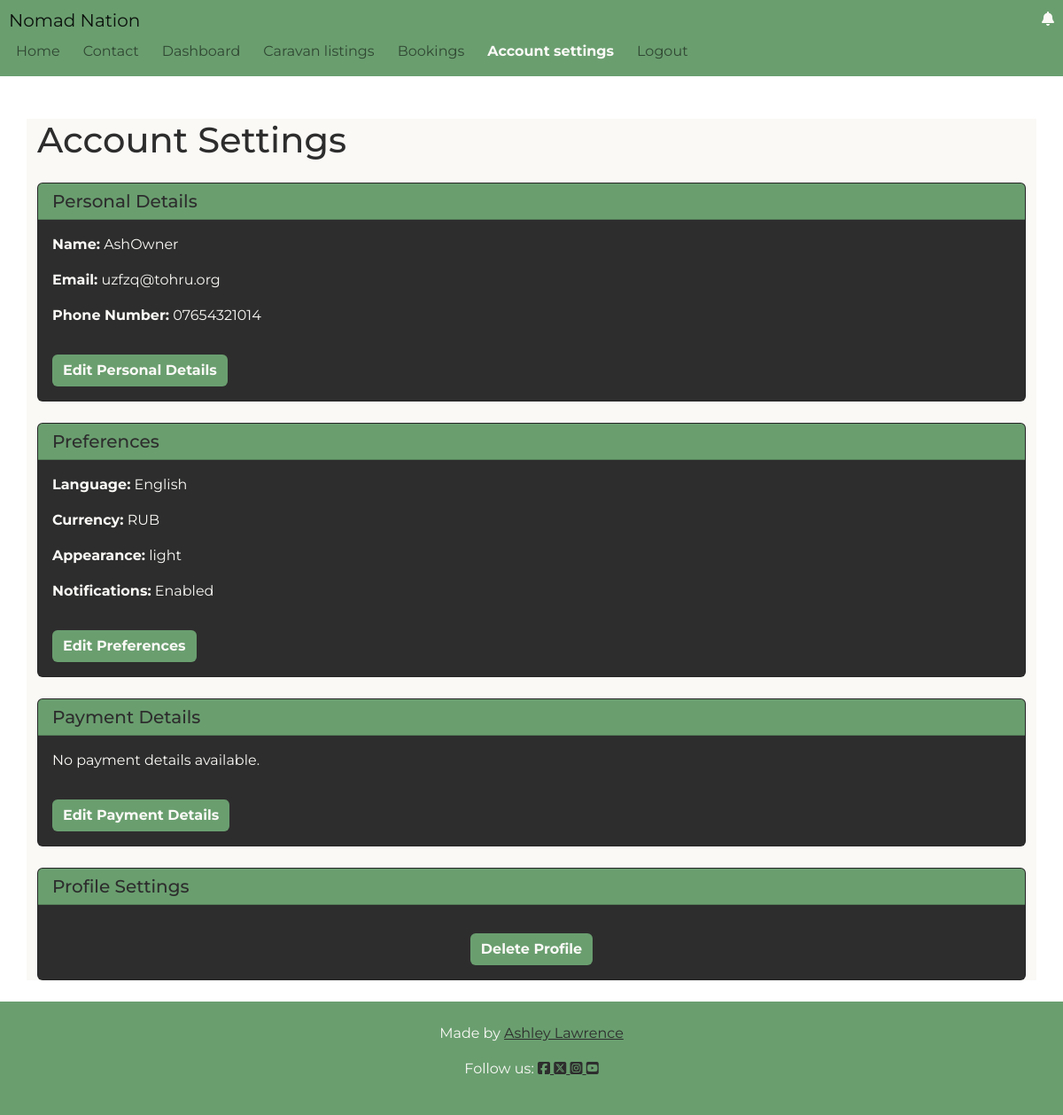
The app's page /user_settings/account_settings/ (signed in), older data.
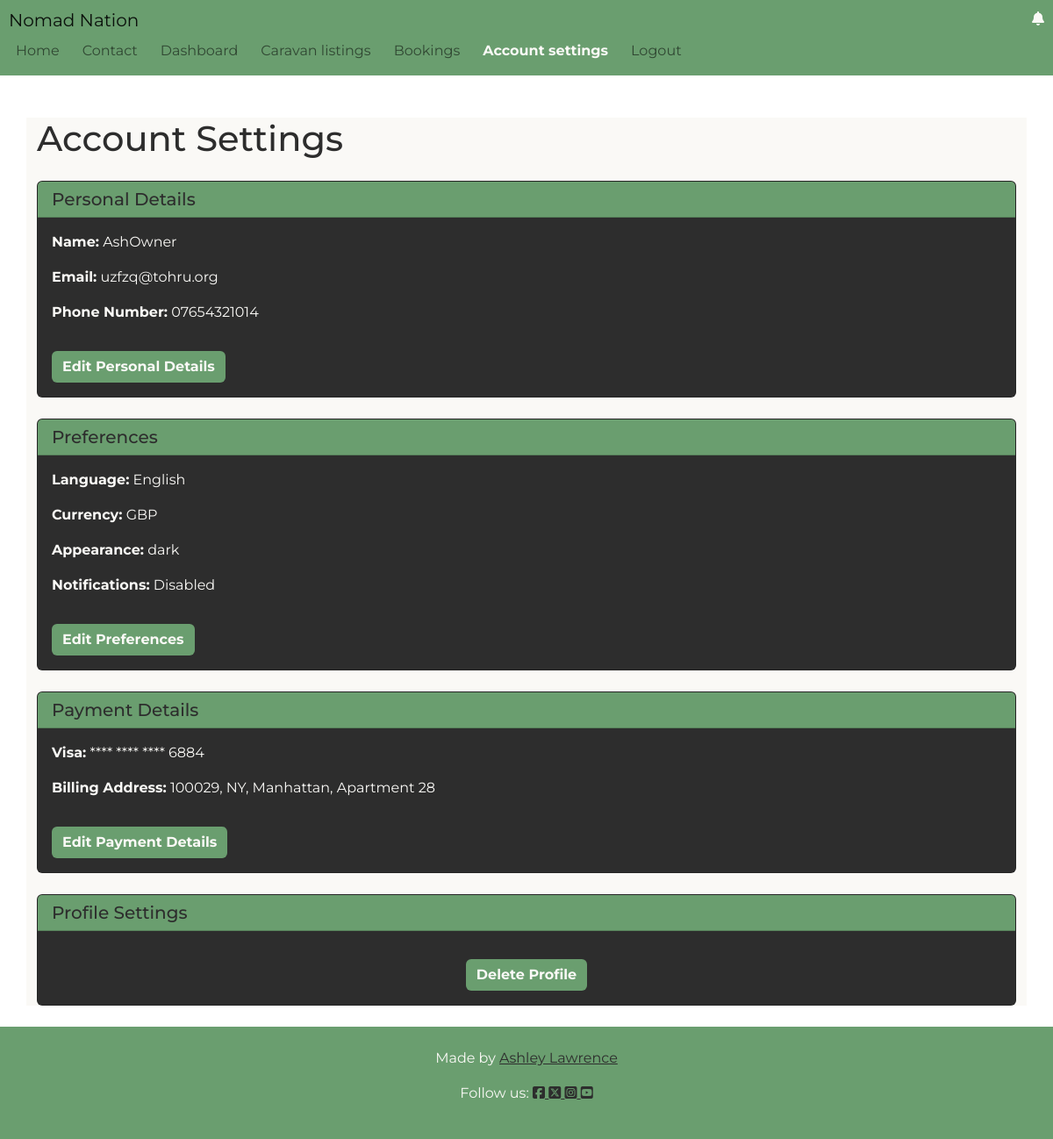
The same page, newer data.
### user_settings/models.py (models this page shows, shortened)
class UserProfile(models.Model):
    LANGUAGE_CHOICES = [
        ('en', _('English')),
        ('es', _('Spanish')),
        ('fr', _('French')),
        ('de', _('German')),
        ('it', _('Italian')),
        ('pt', _('Portuguese')),
        ('ru', _('Russian')),
        ('zh', _('Chinese')),
        ('ja', _('Japanese')),
        ('hi', _('Hindi')),
    ]
    user = models.OneToOneField(
        User, on_delete=models.CASCADE, related_name='user_profile'
    )
    profile_pic = models.ImageField(upload_to='profile_pics', blank=True)
    bio = models.TextField(blank=True)
    phone_number = models.CharField(max_length=15, blank=True)
    language = models.CharField(
        max_length=2, choices=LANGUAGE_CHOICES, default='en'
    )
    appearance = models.CharField(
        max_length=20,
        choices=[('light', 'Light'), ('dark', 'Dark')],
        default='light'
    )
    currency = models.CharField(max_length=3, default='GBP')
    notifications = models.BooleanField(default=True)

class PaymentDetails(models.Model):
    user = models.ForeignKey(
        User, on_delete=models.CASCADE, related_name='payment_details'
    )
    card_last_four = models.CharField(max_length=4)
    payment_method = models.CharField(max_length=50)
    billing_address = models.TextField()

### user_settings/views.py (the view)
# urls.py: path('account_settings/', views.account_settings, name='account_settings'),
@login_required
def account_settings(request):
    user_profile, created = UserProfile.objects.get_or_create(
        user=request.user
    )
    payment_details = PaymentDetails.objects.filter(
        user=request.user
    )
    privacy_settings, created = PrivacySettings.objects.get_or_create(
        user=request.user
    )
    context = {
        'user_profile': user_profile,
        'payment_details': payment_details,
        'privacy_settings': privacy_settings
    }
    return render(request, 'user_settings/account_settings.html', context)

### user_settings/templates/user_settings/account_settings.html (shortened to what this page needs)
{% extends "base.html" %}
{% load i18n %}
{% block content %}
<div class="container mt-5 bg-styles">
    <h1 class="mb-4">{% trans "Account Settings" %}</h1>
    <div class="card mb-4">
        <div class="card-header">
            <h2 class="h5 mb-0">{% trans "Personal Details" %}</h2>
        </div>
        <div class="card-body text-white">
            <p><strong>{% trans "Name:" %}</strong> {{ user_profile.user.username }}</p>
            <p><strong>{% trans "Email:" %}</strong> {{ user_profile.user.email }}</p>
            <p><strong>{% trans "Phone Number:" %}</strong> {{ user_profile.phone_number }}</p>
            <button type="button" class="btn btn-primary mt-3 btn-styles" data-bs-toggle="modal" data-bs-target="#editPersonalDetailsModal">
                {% trans "Edit Personal Details" %}
            </button>
        </div>
    </div>
    <div class="card mb-4">
        <div class="card-header">
            <h2 class="h5 mb-0">{% trans "Preferences" %}</h2>
        </div>
        <div class="card-body text-white">
            <p>
                <strong>{% trans "Language:" %}</strong> <span id="preferences-language">{{ user_profile.get_language_display }}</span>
            </p>
            <p>
                <strong>{% trans "Currency:" %}</strong> <span id="preferences-currency">{{ user_profile.currency }}</span>
            </p>
            <p>
                <strong>{% trans "Appearance:" %}</strong> <span id="preferences-appearance">{{ user_profile.appearance }}</span>
            </p>
            <p>
                <strong>{% trans "Notifications:" %}</strong> <span id="preferences-notifications">
                    {% if user_profile.notifications %}Enabled{% else %}Disabled{% endif %}</span>
            </p>
            <button type="button" class="btn btn-primary mt-3 btn-styles" data-bs-toggle="modal" data-bs-target="#editPreferencesModal">
                {% trans "Edit Preferences" %}
            </button>
        </div>
    </div>
    <div class="card mb-4">
        <div class="card-header">
            <h2 class="h5 mb-0">{% trans "Payment Details" %}</h2>
        </div>
        <div class="card-body text-white">
            {% for payment in payment_details %}
                <p>
                    <strong>{{ payment.payment_method }}:</strong> **** **** **** {{ payment.card_last_four }}
                </p>
                <p>
                    <strong>{% trans "Billing Address:" %}</strong> {{ payment.billing_address }}
                </p>
            {% empty %}
                <p>{% trans "No payment details available." %}</p>
            {% endfor %}
            <button type="button" class="btn btn-primary mt-3 btn-styles" data-bs-toggle="modal" data-bs-target="#editPaymentDetailsModal">
                {% trans "Edit Payment Details" %}
            </button>
        </div>
    </div>
    <div class="card mb-4">
        <div class="card-header">
            <h2 class="h5 mb-0">{% trans "Profile Settings" %}</h2>
        </div>
        <div class="card-body text-white text-center">
            <button type="button" class="btn btn-danger mt-3 btn-styles" data-bs-toggle="modal" data-bs-target="#deleteProfileModal">
                {% trans "Delete Profile" %}
            </button>
        </div>
    </div>
</div>
{% endblock %}

### templates/base.html (shortened to what this page needs)
{% load static %}
{% load i18n %}
<!DOCTYPE html>
{% get_current_language as current_language %}
<html lang="{{ current_language }}">
<head>
    <link rel="stylesheet" type="image/png" sizes="16x16" href="{% static 'favicon/favicon-16x16.png' %}">
    <link href="https://cdn.jsdelivr.net/npm/bootstrap@5.2.3/dist/css/bootstrap.min.css" rel="stylesheet">
    <link href="https://cdnjs.cloudflare.com/ajax/libs/font-awesome/6.4.2/css/all.min.css" rel="stylesheet">
    <link rel="stylesheet" href="{% static 'css/styles.css' %}">
    <link href="https://cdn.jsdelivr.net/npm/fullcalendar/main.min.css" rel="stylesheet">
    <link rel="stylesheet" href="https://cdn.jsdelivr.net/npm/select2@4.0.13/dist/css/select2.min.css">
</head>
<body class="d-flex flex-column min-vh-100" data-authenticated="{{ request.user.is_authenticated|yesno:'true,false' }}">
    <nav class="navbar navbar-expand-lg navbar-light">
        <div class="container_fluid">
            <a id="main-title" class="navbar-brand" href="{% url 'homepage' %}">{% trans "Nomad Nation" %}</a>
            {% if request.user.is_authenticated %}
            <div class="d-flex ms-auto align-items-center">
                <a class="nav-link" href="#" id="notification-icon">
                    <i class="fas fa-bell"></i>
                </a>
            </div>
            {% endif %}
            <div class="collapse navbar-collapse" id="navbarNav">
                <ul class="navbar-nav ms-auto">
                    <li class="nav-item">
                        <a class="nav-link {% if request.path == '/' %}active" aria-current="page{% endif %}" href="{% url 'homepage' %}">{% trans "Home" %}</a>
                    </li>
                    <li class="nav-item">
                        <a href="{% url 'contact' %}" class="nav-link {% if request.path == '/contact/' %}active" aria-current="page{% endif %}">{% trans "Contact" %}</a>
                    </li>
                    {% if user.is_authenticated %}
                        <li class="nav-item">
                            <a href="{% url 'dashboard' %}" class="nav-link {% if request.path == '/dashboard/' %}active" aria-current="page{% endif %}">{% trans "Dashboard" %}</a>
                        </li>
                        <li class="nav-item">
                            <a href="{% url 'listings' %}" class="nav-link {% if request.path == '/listings/listings/' %}active" aria-current="page{% endif %}">{% trans "Caravan listings" %}</a>
                        </li>
                        <li class="nav-item">
                            <a href="{% url 'booking_page' %}" class="nav-link {% if request.path == '/listings/bookings/' %}active" aria-current="page{% endif %}">{% trans "Bookings" %}</a>
                        </li>
                        <li class="nav-item">
                            <a href="{% url 'account_settings' %}" class="nav-link {% if request.path == '/user_settings/account_settings/' %}active" aria-current="page{% endif %}">{% trans "Account settings" %}</a>
                        </li>
                        <li class="nav-item">
                            <a href="{% url 'account_logout' %}" class="nav-link {% if request.path == '/accounts/logout/' %}active" aria-current="page{% endif %}">{% trans "Logout" %}</a>
                        </li>
                    {% endif %}
                </ul>
            </div>
        </div>
    </nav>
    <main class="flex-grow-1">
        {% block content %}
        {% endblock %}
    </main>
    <footer class="text-center py-4">
        <p>
            {% block copyright %}
            {% trans "Made by" %} <a href="https://github.com/" class="github-link" target="_blank">Ashley Lawrence</a>
            {% endblock copyright %}
        </p>
        <p>{% trans "Follow us:" %}
            <a href="https://www.facebook.com/" target="_blank" rel="noopener noreferrer">
                <i class="fab fa-facebook-square"></i>
            </a>
            <a href="https://x.com/" target="_blank" rel="noopener noreferrer">
                <i class="fab fa-square-x-twitter"></i>
            </a>
            <a href="https://www.instagram.com/" target="_blank" rel="noopener noreferrer">
                <i class="fab fa-instagram-square"></i>
            </a>
            <a href="https://www.youtube.com/" target="_blank" rel="noopener noreferrer">
                <i class="fab fa-youtube-square"></i>
            </a>
        </p>
    </footer>
</body>
</html>

### static/css/styles.css (style rules this page uses)
:root { --p-colour: #6A9E6F; --p-accent: #87CEEB; --s-accent: #F4A261; --b-colour: #FAF9F6; --p-text: #2D2D2D; --bs-primary: var(--p-colour); --bs-secondary: var(--s-accent); --bs-info: var(--p-accent); --bs-light: var(--b-colour); --bs-dark: var(--p-text); }
html, body { min-height: 100%; width: 100%; overflow-x: hidden; margin: 0; padding: 0; display: flex; flex-direction: column; font-family: 'Montserrat', sans-serif !important; }
.bg-styles { background-color: var(--b-colour); color: var(--p-text); }
.btn-styles { font-weight: 700; background-color: var(--p-colour); color: var(--b-colour); border: var(--p-colour); }
a { color: var(--s-accent); }
#main-title { margin-left: 10px; }
#notification-icon { position: absolute; top: 10px; right: 10px; z-index: 1000; }
.nav-item { margin-left: 10px; }
.navbar, footer { background-color: var(--p-colour); color: var(--b-colour); }
.navbar-nav .nav-link.active { color: var(--b-colour); font-weight: bold; }
.card { margin-bottom: 30px; background-color: var(--p-text) !important; }
.text-white { color: var(--b-colour) !important; }
.card-header { background-color: var(--p-colour); }
footer { width: 100%; padding: 20px; background-color: var(--p-colour); color: var(--b-colour); }
footer a { color: var(--p-text); }

Row changes from the older to the newer data that the page shows:
changed UserProfile "English": currency "RUB" → "GBP"; appearance "light" → "dark"
added PaymentDetails: payment_method "Visa", card_last_four "6884", billing_address "100029, NY, Manhattan, Apartment 28"
Text that changed along with them:
text no longer shown: "Enabled No payment details available."
text now shown: "Disabled"
